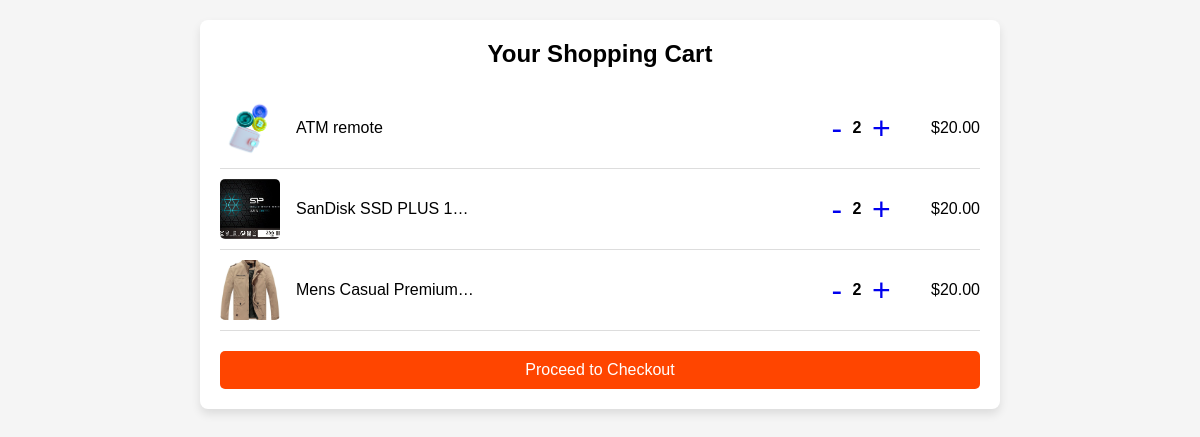
The app's page /cart (signed in) with its own data.
### myapp/models.py (models this page shows)
class CartItem(models.Model):
    cart = models.ForeignKey(Cart, on_delete=models.CASCADE)
    product = models.ForeignKey(Products, on_delete=models.CASCADE)
    quantity = models.PositiveIntegerField(default=1)

class Products(models.Model):
    name = models.CharField(max_length=255)
    description = models.TextField()
    price = models.DecimalField(max_digits=10, decimal_places=2)
    category = models.ForeignKey(Category, on_delete=models.CASCADE)
    image = models.ImageField(upload_to='static/')
    class Meta:
      ordering = ['-id']

### myapp/views.py (the view)
# urls.py: path("cart", views.cart, name="cart"),
@login_required
def cart(request):
  if not request.user.is_authenticated:
        return redirect(reverse('login'))
  else:
    user = request.user
    cart = Cart.objects.get(user=user)
    cart_items = CartItem.objects.filter(cart=cart)
    length = CartItem.objects.all()
    return render(request, 'cart_data.html', {'cart': cart, 'cart_items': cart_items,"length":len(length)})

### templates/cart_data.html (shortened to what this page needs)
<!DOCTYPE html>
<html lang="en">
<head>
    <link rel="stylesheet" href="https://cdnjs.cloudflare.com/ajax/libs/font-awesome/5.15.3/css/all.min.css">
</head>
<body>
    <div class="cart-container">
        <h2>Your Shopping Cart</h2>
        {% if cart_items %}
          {% for data in cart_items %}
            <div class="cart-items">
                  <div class="cart-item">
                     <div class="product-container">
                        <img src={{ data.product.image.url }} alt="Product">
                        <p class="product-name">{{data.product.name}}</p>
                     </div>
                     <div class="cart-controls">
                        <a class="decrement" href="/descrease/{{data.id}}">-</a>
                        <span class="quantity">{{data.quantity}}</span>
                        <a class="increment" href="/increase/{{data.id}}">+</a>
                     </div>
                     <p>$20.00</p>
                  </div>
            </div>
            {% endfor %}
            <a href="/place" class="checkout-btn">Proceed to Checkout</a>
        {% else %}
          <div>
            <p>Add Items into Cart</p>
          </div>
        {% endif %}
    </div>
</body>
</html>

### templates/cart_data.html (style rules this page uses)
* { margin: 0; padding: 0; box-sizing: border-box; font-family: Arial, sans-serif; }
body { background: #f5f5f5; padding: 20px; }
.cart-container { max-width: 800px; margin: auto; background: white; padding: 20px; border-radius: 8px; box-shadow: 0px 5px 10px rgba(0, 0, 0, 0.1); }
h2 { text-align: center; margin-bottom: 20px; }
.cart-item img { width: 60px; height: 60px; object-fit: cover; border-radius: 5px; }
.checkout-btn { display: block; width: 100%; padding: 10px; margin-top: 20px; background: #ff4500; color: white; text-align: center; text-decoration: none; border: none; border-radius: 5px; cursor: pointer; }
.cart-item { display: flex; align-items: center; justify-content: space-between; border-bottom: 1px solid #ddd; padding: 10px 0; gap: 20px; }
.product-container { display: flex; align-items: center; flex: 1; }
.product-name { position: relative; left: 1rem; min-width: 180px; max-width: 180px; text-overflow: ellipsis; white-space: nowrap; overflow: hidden; }
.cart-controls { display: flex; align-items: center; justify-content: center; min-width: 100px; }
.cart-controls span { font-size: 16px; font-weight: bold; text-align: center; min-width: 30px; }
.decrement, .increment { text-decoration: none; font-size: 2rem; }

### records on screen
CartItem: product.image (picture), product.name "ATM remote", quantity "2"
CartItem: product.image (picture), product.name "SanDisk SSD PLUS 1…", quantity "2"
CartItem: product.image (picture), product.name "Mens Casual Premium…", quantity "2"
